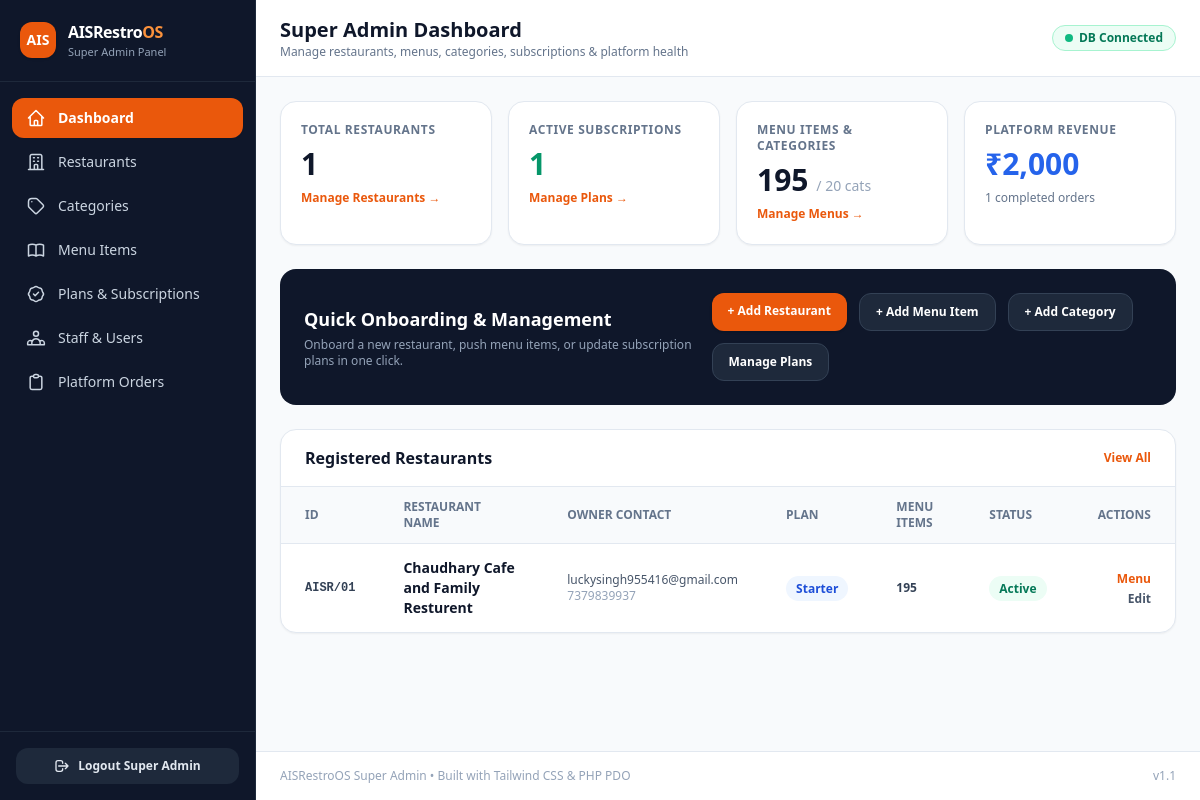
/admin/index.php (signed in), run on the app's committed database.
### tables this page shows
CREATE TABLE `restaurants` (
  `id` char(36) NOT NULL,
  `owner_id` bigint(20) UNSIGNED DEFAULT NULL,
  `name` varchar(255) NOT NULL,
  `slug` varchar(255) NOT NULL,
  `phone` varchar(50) DEFAULT NULL,
  `email` varchar(255) DEFAULT NULL,
  `logo_url` varchar(255) DEFAULT NULL,
  `address` text DEFAULT NULL,
  `currency` varchar(10) NOT NULL DEFAULT 'INR',
  `is_active` tinyint(1) NOT NULL DEFAULT 1,
  `trial_ends_at` timestamp NULL DEFAULT NULL,
  `created_at` timestamp NULL DEFAULT NULL,
  `updated_at` timestamp NULL DEFAULT NULL
);

### admin/config.php (called while the page is built, shortened)
<?php
function e(?string $str): string
{
    return htmlspecialchars((string)$str, ENT_QUOTES, 'UTF-8');
}

### admin/index.php (the view, shortened to what this page needs)
<?php
require_once __DIR__ . '/config.php';
require_once __DIR__ . '/layout.php';
$stats = [
    'restaurants' => 0,
    'active_subs' => 0,
    'menu_items'  => 0,
    'categories'  => 0,
    'total_sales' => 0.0,
    'total_orders'=> 0,
];
$recentRestaurants = [];
if ($pdo) {
    try {
        $stats['restaurants'] = (int)$pdo->query("SELECT COUNT(*) FROM restaurants")->fetchColumn();
        $stats['active_subs'] = (int)$pdo->query("SELECT COUNT(*) FROM subscriptions WHERE UPPER(status) IN ('ACTIVE','TRIAL')")->fetchColumn();
        $stats['menu_items']  = (int)$pdo->query("SELECT COUNT(*) FROM menu_items")->fetchColumn();
        $stats['categories']  = (int)$pdo->query("SELECT COUNT(*) FROM categories")->fetchColumn();
        $ordRow = $pdo->query("SELECT COUNT(*) AS cnt, COALESCE(SUM(grand_total),0) AS rev FROM orders WHERE status = 'COMPLETED' AND COALESCE(is_deleted,0) = 0")->fetch();
        $stats['total_orders'] = (int)($ordRow['cnt'] ?? 0);
        $stats['total_sales']  = (float)($ordRow['rev'] ?? 0);
        $recentRestaurants = $pdo->query(
            "SELECT r.id, r.name, r.email, r.phone, r.is_active, r.created_at,
                    (SELECT p.name FROM subscriptions s JOIN subscription_plans p ON (p.id=s.plan_id OR p.id=s.subscription_plan_id) WHERE s.restaurant_id = r.id ORDER BY COALESCE(s.expires_at,s.ends_at) DESC LIMIT 1) AS plan_name,
                    (SELECT COUNT(*) FROM menu_items m WHERE m.restaurant_id = r.id) AS items_count
             FROM restaurants r
             ORDER BY r.created_at DESC
             LIMIT 8"
        )->fetchAll();
    } catch (Throwable $e) {
        $dbError = $e->getMessage();
    }
}
?>
<div class="grid grid-cols-1 sm:grid-cols-2 lg:grid-cols-4 gap-4">
    <div class="bg-white rounded-2xl border border-slate-200 p-5 shadow-sm">
        <div class="text-xs font-semibold text-slate-500 uppercase tracking-wider">Total Restaurants</div>
        <div class="text-3xl font-extrabold text-slate-900 mt-2"><?= $stats['restaurants'] ?></div>
        <a href="restaurants.php" class="text-xs font-semibold text-orange-600 hover:underline mt-2 inline-block">Manage Restaurants →</a>
    </div>
    <div class="bg-white rounded-2xl border border-slate-200 p-5 shadow-sm">
        <div class="text-xs font-semibold text-slate-500 uppercase tracking-wider">Active Subscriptions</div>
        <div class="text-3xl font-extrabold text-emerald-600 mt-2"><?= $stats['active_subs'] ?></div>
        <a href="subscriptions.php" class="text-xs font-semibold text-orange-600 hover:underline mt-2 inline-block">Manage Plans →</a>
    </div>
    <div class="bg-white rounded-2xl border border-slate-200 p-5 shadow-sm">
        <div class="text-xs font-semibold text-slate-500 uppercase tracking-wider">Menu Items & Categories</div>
        <div class="text-3xl font-extrabold text-slate-900 mt-2"><?= $stats['menu_items'] ?> <span class="text-sm font-medium text-slate-400">/ <?= $stats['categories'] ?> cats</span></div>
        <a href="menu.php" class="text-xs font-semibold text-orange-600 hover:underline mt-2 inline-block">Manage Menus →</a>
    </div>
    <div class="bg-white rounded-2xl border border-slate-200 p-5 shadow-sm">
        <div class="text-xs font-semibold text-slate-500 uppercase tracking-wider">Platform Revenue</div>
        <div class="text-3xl font-extrabold text-blue-600 mt-2">₹<?= number_format($stats['total_sales'], 0) ?></div>
        <div class="text-xs text-slate-500 mt-2"><?= $stats['total_orders'] ?> completed orders</div>
    </div>
</div>
<div class="bg-slate-900 rounded-2xl p-6 text-white flex flex-col md:flex-row items-start md:items-center justify-between gap-4">
    <div>
        <h2 class="text-lg font-bold">Quick Onboarding & Management</h2>
        <p class="text-xs text-slate-400 mt-1">Onboard a new restaurant, push menu items, or update subscription plans in one click.</p>
    </div>
    <div class="flex flex-wrap gap-3">
        <a href="restaurants.php?new=1" class="px-4 py-2.5 rounded-xl bg-orange-600 hover:bg-orange-700 text-xs font-bold shadow transition">+ Add Restaurant</a>
        <a href="menu.php?new=1" class="px-4 py-2.5 rounded-xl bg-slate-800 hover:bg-slate-700 text-xs font-bold border border-slate-700 transition">+ Add Menu Item</a>
        <a href="categories.php" class="px-4 py-2.5 rounded-xl bg-slate-800 hover:bg-slate-700 text-xs font-bold border border-slate-700 transition">+ Add Category</a>
        <a href="subscriptions.php" class="px-4 py-2.5 rounded-xl bg-slate-800 hover:bg-slate-700 text-xs font-bold border border-slate-700 transition">Manage Plans</a>
    </div>
</div>
<div class="bg-white rounded-2xl border border-slate-200 shadow-sm overflow-hidden">
    <div class="px-6 py-4 border-b border-slate-200 flex items-center justify-between">
        <h3 class="font-bold text-slate-900">Registered Restaurants</h3>
        <a href="restaurants.php" class="text-xs font-semibold text-orange-600 hover:underline">View All</a>
    </div>
    <div class="overflow-x-auto">
        <table class="w-full text-left text-sm">
            <thead class="bg-slate-50 text-xs uppercase text-slate-500 border-b border-slate-200">
                <tr>
                    <th class="px-6 py-3">ID</th>
                    <th class="px-6 py-3">Restaurant Name</th>
                    <th class="px-6 py-3">Owner Contact</th>
                    <th class="px-6 py-3">Plan</th>
                    <th class="px-6 py-3">Menu Items</th>
                    <th class="px-6 py-3">Status</th>
                    <th class="px-6 py-3 text-right">Actions</th>
                </tr>
            </thead>
            <tbody class="divide-y divide-slate-100">
                <?php if (empty($recentRestaurants)): ?>
                    <tr><td colspan="7" class="px-6 py-8 text-center text-slate-400">No restaurants registered yet.</td></tr>
                <?php else: foreach ($recentRestaurants as $r): ?>
                    <tr class="hover:bg-slate-50">
                        <td class="px-6 py-3.5 font-mono text-xs font-bold text-slate-700"><?= e($r['id']) ?></td>
                        <td class="px-6 py-3.5 font-semibold text-slate-900"><?= e($r['name']) ?></td>
                        <td class="px-6 py-3.5 text-xs text-slate-600">
                            <div><?= e($r['email']) ?></div>
                            <div class="text-slate-400"><?= e($r['phone']) ?></div>
                        </td>
                        <td class="px-6 py-3.5">
                            <span class="px-2.5 py-1 rounded-full text-xs font-semibold bg-blue-50 text-blue-700">
                                <?= e($r['plan_name'] ?: 'No Plan') ?>
                            </span>
                        </td>
                        <td class="px-6 py-3.5 text-xs font-bold text-slate-700"><?= (int)$r['items_count'] ?></td>
                        <td class="px-6 py-3.5">
                            <?php if ((int)$r['is_active'] === 1): ?>
                                <span class="px-2.5 py-1 rounded-full text-xs font-semibold bg-emerald-50 text-emerald-700">Active</span>
                            <?php else: ?>
                                <span class="px-2.5 py-1 rounded-full text-xs font-semibold bg-red-50 text-red-700">Inactive</span>
                            <?php endif; ?>
                        </td>
                        <td class="px-6 py-3.5 text-right space-x-2">
                            <a href="menu.php?restaurant_id=<?= urlencode($r['id']) ?>" class="text-xs font-semibold text-orange-600 hover:underline">Menu</a>
                            <a href="restaurants.php?edit=<?= urlencode($r['id']) ?>" class="text-xs font-semibold text-slate-600 hover:underline">Edit</a>
                        </td>
                    </tr>
                <?php endforeach; endif; ?>
            </tbody>
        </table>
    </div>
</div>

### data on the page
restaurants: is_active "1", id "AISR/01", name "Chaudhary Cafe and Family Resturent", email "luckysingh955416@gmail.com", phone "7379839937", plan_name "Starter", items_count "195", shows "Active"

### other printed values
$item['label'] "Dashboard"
$item['label'] "Restaurants"
$item['label'] "Categories"
$item['label'] "Menu Items"
$item['label'] "Plans & Subscriptions"
$item['label'] "Staff & Users"
$item['label'] "Platform Orders"
$pageTitle "Super Admin Dashboard"
$stats['menu_items'] "195"
$stats['categories'] "20"
$stats['total_sales'] "2,000"
